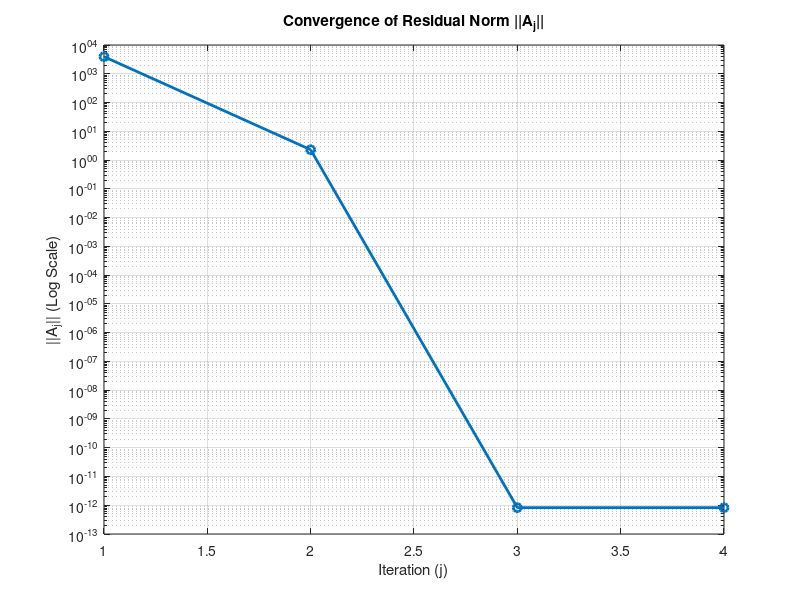

The MATLAB source for this figure:
% Define Matrix A
A = [1, 2, 2003, 2005;
     2, 2, 2002, 2004;
     3, 2, 2001, 2003;
     4, 7, 7005, 7012];

[m, n] = size(A);
p = min(m, n);

% 初始化变量 / Initialize variables
A_curr = A;       % A_0
errors = zeros(p, 1); % 用于存储每一步的误差 / Store norms ||A_j||
Q = zeros(m, p);

% 2. 循环算法 Algorithm 1 / Loop Algorithm 1
for j = 1:p
    % --- Step 1: Compute q_j (Normalize) ---
    % 取出当前矩阵的第 j 列 / Take the j-th column
    v = A_curr(:, j);
    
    % 计算范数 / Compute norm
    norm_v = norm(v);
    
    % 处理数值零的情况（秩亏）/ Handle rank deficiency (numerical zero)
    if norm_v < 1e-10
        q_j = zeros(m, 1);
    else
        q_j = v / norm_v;
    end
    
    % --- Step 2: Compute r_j^T (Projection) ---
    % 计算投影系数 / Projection coefficients
    % 注意：MATLAB中 ' 表示共轭转置，.' 表示非共轭转置（实数矩阵通用）
    r_j_T = q_j.' * A_curr; 
    
    % --- Step 3: Update A (Elimination) ---
    % A_j = A_{j-1} - q_j * r_j^T
    % 从剩余矩阵中减去投影分量 / Subtract projection from current matrix
    A_next = A_curr - (q_j * r_j_T);
    
    % 记录残差矩阵的 Frobenius 范数 / Record Frobenius norm of residual
    errors(j) = norm(A_next, 'fro');
    
    % 更新变量 / Update for next iteration
    A_curr = A_next;
    Q(:, j) = q_j;
end

% 3. 打印结果 / Print Results
fprintf('Error ||A_j|| after each iteration:\n');
disp(errors);

fprintf('Error after i=3 is: %e\n', errors(3));

% 4. 绘图 / Plotting
figure;
semilogy(1:p, errors, '-o', 'LineWidth', 2, 'MarkerSize', 6);
grid on;
title('Convergence of Residual Norm ||A_j||');
xlabel('Iteration (j)');
ylabel('||A_j|| (Log Scale)');
xlim([1, p]);
